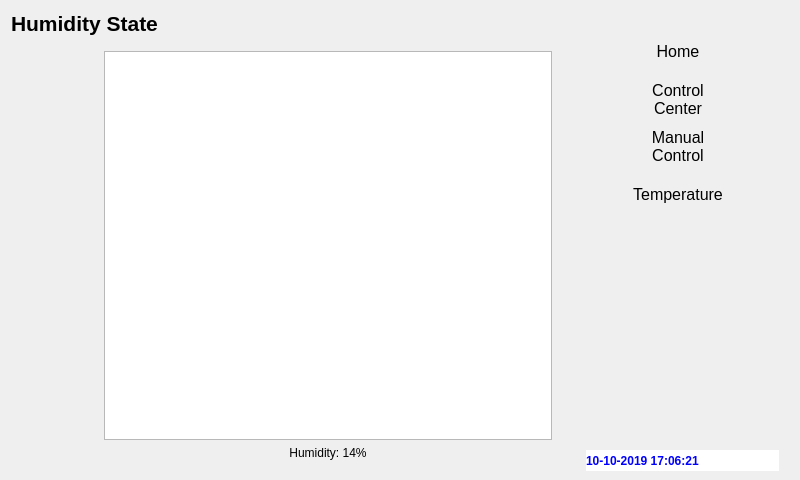
<?xml version="1.0" encoding="UTF-8"?>
<ui version="4.0">
 <class>Temperature</class>
 <widget class="QWidget" name="Temperature">
  <property name="geometry">
   <rect>
    <x>0</x>
    <y>0</y>
    <width>800</width>
    <height>480</height>
   </rect>
  </property>
  <property name="minimumSize">
   <size>
    <width>800</width>
    <height>480</height>
   </size>
  </property>
  <property name="windowTitle">
   <string>Form</string>
  </property>
  <property name="styleSheet">
   <string notr="true"/>
  </property>
  <layout class="QGridLayout" name="gridLayout">
   <item row="1" column="0">
    <spacer name="horizontalSpacer_3">
     <property name="orientation">
      <enum>Qt::Horizontal</enum>
     </property>
     <property name="sizeType">
      <enum>QSizePolicy::Preferred</enum>
     </property>
     <property name="sizeHint" stdset="0">
      <size>
       <width>96</width>
       <height>20</height>
      </size>
     </property>
    </spacer>
   </item>
   <item row="1" column="1">
    <layout class="QVBoxLayout" name="verticalLayout_5">
     <item>
      <widget class="QFrame" name="ControlFrame">
       <property name="sizePolicy">
        <sizepolicy hsizetype="Expanding" vsizetype="Expanding">
         <horstretch>0</horstretch>
         <verstretch>0</verstretch>
        </sizepolicy>
       </property>
       <property name="minimumSize">
        <size>
         <width>466</width>
         <height>420</height>
        </size>
       </property>
       <layout class="QVBoxLayout" name="verticalLayout">
        <item>
         <widget class="QGraphicsView" name="graphicsView">
          <property name="minimumSize">
           <size>
            <width>0</width>
            <height>0</height>
           </size>
          </property>
         </widget>
        </item>
        <item>
         <widget class="QLabel" name="lblCurrentReading">
          <property name="sizePolicy">
           <sizepolicy hsizetype="Expanding" vsizetype="Preferred">
            <horstretch>0</horstretch>
            <verstretch>0</verstretch>
           </sizepolicy>
          </property>
          <property name="styleSheet">
           <string notr="true">color:'black'</string>
          </property>
          <property name="text">
           <string>Humidity: 14%</string>
          </property>
          <property name="alignment">
           <set>Qt::AlignCenter</set>
          </property>
         </widget>
        </item>
       </layout>
      </widget>
     </item>
    </layout>
   </item>
   <item row="0" column="2" rowspan="2">
    <widget class="QFrame" name="RightMenusFrame">
     <property name="sizePolicy">
      <sizepolicy hsizetype="Expanding" vsizetype="Expanding">
       <horstretch>0</horstretch>
       <verstretch>0</verstretch>
      </sizepolicy>
     </property>
     <property name="minimumSize">
      <size>
       <width>0</width>
       <height>460</height>
      </size>
     </property>
     <property name="maximumSize">
      <size>
       <width>300</width>
       <height>16777215</height>
      </size>
     </property>
     <property name="sizeIncrement">
      <size>
       <width>0</width>
       <height>0</height>
      </size>
     </property>
     <layout class="QVBoxLayout" name="verticalLayout_4">
      <property name="leftMargin">
       <number>10</number>
      </property>
      <property name="topMargin">
       <number>10</number>
      </property>
      <property name="rightMargin">
       <number>10</number>
      </property>
      <property name="bottomMargin">
       <number>0</number>
      </property>
      <item>
       <widget class="QFrame" name="MenusSpacingFrame">
        <property name="minimumSize">
         <size>
          <width>200</width>
          <height>200</height>
         </size>
        </property>
        <layout class="QHBoxLayout" name="horizontalLayout_5">
         <property name="spacing">
          <number>0</number>
         </property>
         <property name="margin">
          <number>0</number>
         </property>
         <item>
          <spacer name="horizontalSpacer_5">
           <property name="orientation">
            <enum>Qt::Horizontal</enum>
           </property>
           <property name="sizeType">
            <enum>QSizePolicy::Preferred</enum>
           </property>
           <property name="sizeHint" stdset="0">
            <size>
             <width>30</width>
             <height>20</height>
            </size>
           </property>
          </spacer>
         </item>
         <item>
          <widget class="QFrame" name="MenusFrame">
           <property name="sizePolicy">
            <sizepolicy hsizetype="Preferred" vsizetype="Expanding">
             <horstretch>0</horstretch>
             <verstretch>0</verstretch>
            </sizepolicy>
           </property>
           <property name="minimumSize">
            <size>
             <width>121</width>
             <height>200</height>
            </size>
           </property>
           <layout class="QVBoxLayout" name="verticalLayout_2">
            <item>
             <widget class="QPushButton" name="btnHome">
              <property name="sizePolicy">
               <sizepolicy hsizetype="Preferred" vsizetype="Preferred">
                <horstretch>0</horstretch>
                <verstretch>0</verstretch>
               </sizepolicy>
              </property>
              <property name="minimumSize">
               <size>
                <width>0</width>
                <height>0</height>
               </size>
              </property>
              <property name="styleSheet">
               <string notr="true">background-color:'royal blue';color:'gold';border-radius:10px;font-size:16px;</string>
              </property>
              <property name="text">
               <string>Home</string>
              </property>
             </widget>
            </item>
            <item>
             <widget class="QPushButton" name="btnControlCenter">
              <property name="sizePolicy">
               <sizepolicy hsizetype="Preferred" vsizetype="Preferred">
                <horstretch>0</horstretch>
                <verstretch>0</verstretch>
               </sizepolicy>
              </property>
              <property name="styleSheet">
               <string notr="true">background-color:'royal blue';color:'gold';border-radius:10px;font-size:16px;</string>
              </property>
              <property name="text">
               <string>Control
Center</string>
              </property>
             </widget>
            </item>
            <item>
             <widget class="QPushButton" name="btnManualControl">
              <property name="sizePolicy">
               <sizepolicy hsizetype="Preferred" vsizetype="Preferred">
                <horstretch>0</horstretch>
                <verstretch>0</verstretch>
               </sizepolicy>
              </property>
              <property name="minimumSize">
               <size>
                <width>0</width>
                <height>0</height>
               </size>
              </property>
              <property name="styleSheet">
               <string notr="true">background-color:'royal blue';color:'gold';border-radius:10px;font-size:16px;</string>
              </property>
              <property name="text">
               <string>Manual
Control</string>
              </property>
             </widget>
            </item>
            <item>
             <widget class="QPushButton" name="btnTemperature">
              <property name="sizePolicy">
               <sizepolicy hsizetype="Preferred" vsizetype="Preferred">
                <horstretch>0</horstretch>
                <verstretch>0</verstretch>
               </sizepolicy>
              </property>
              <property name="styleSheet">
               <string notr="true">background-color:'royal blue';color:'gold';border-radius:10px;font-size:16px;</string>
              </property>
              <property name="text">
               <string>Temperature</string>
              </property>
             </widget>
            </item>
           </layout>
          </widget>
         </item>
         <item>
          <spacer name="horizontalSpacer_6">
           <property name="orientation">
            <enum>Qt::Horizontal</enum>
           </property>
           <property name="sizeType">
            <enum>QSizePolicy::Preferred</enum>
           </property>
           <property name="sizeHint" stdset="0">
            <size>
             <width>30</width>
             <height>20</height>
            </size>
           </property>
          </spacer>
         </item>
        </layout>
       </widget>
      </item>
      <item>
       <spacer name="verticalSpacer_4">
        <property name="orientation">
         <enum>Qt::Vertical</enum>
        </property>
        <property name="sizeType">
         <enum>QSizePolicy::Preferred</enum>
        </property>
        <property name="sizeHint" stdset="0">
         <size>
          <width>20</width>
          <height>10</height>
         </size>
        </property>
       </spacer>
      </item>
      <item>
       <widget class="QFrame" name="StatusFrame">
        <property name="minimumSize">
         <size>
          <width>202</width>
          <height>231</height>
         </size>
        </property>
        <layout class="QVBoxLayout" name="verticalLayout_3">
         <property name="spacing">
          <number>0</number>
         </property>
         <property name="rightMargin">
          <number>0</number>
         </property>
         <property name="bottomMargin">
          <number>0</number>
         </property>
         <item>
          <spacer name="verticalSpacer_3">
           <property name="orientation">
            <enum>Qt::Vertical</enum>
           </property>
           <property name="sizeType">
            <enum>QSizePolicy::Expanding</enum>
           </property>
           <property name="sizeHint" stdset="0">
            <size>
             <width>20</width>
             <height>10</height>
            </size>
           </property>
          </spacer>
         </item>
         <item>
          <widget class="QLabel" name="lblTime">
           <property name="minimumSize">
            <size>
             <width>200</width>
             <height>21</height>
            </size>
           </property>
           <property name="maximumSize">
            <size>
             <width>16777215</width>
             <height>21</height>
            </size>
           </property>
           <property name="styleSheet">
            <string notr="true">qproperty-alignment:AlignCenter;
background-color:White;
color:blue;
font-size:12px;
font-weight:bold;</string>
           </property>
           <property name="text">
            <string>10-10-2019 17:06:21</string>
           </property>
          </widget>
         </item>
        </layout>
       </widget>
      </item>
     </layout>
    </widget>
   </item>
   <item row="0" column="0" colspan="2">
    <widget class="QLabel" name="lblHumidity">
     <property name="font">
      <font>
       <pointsize>16</pointsize>
       <weight>75</weight>
       <bold>true</bold>
      </font>
     </property>
     <property name="text">
      <string>Humidity State</string>
     </property>
    </widget>
   </item>
  </layout>
 </widget>
 <resources/>
 <connections/>
</ui>
